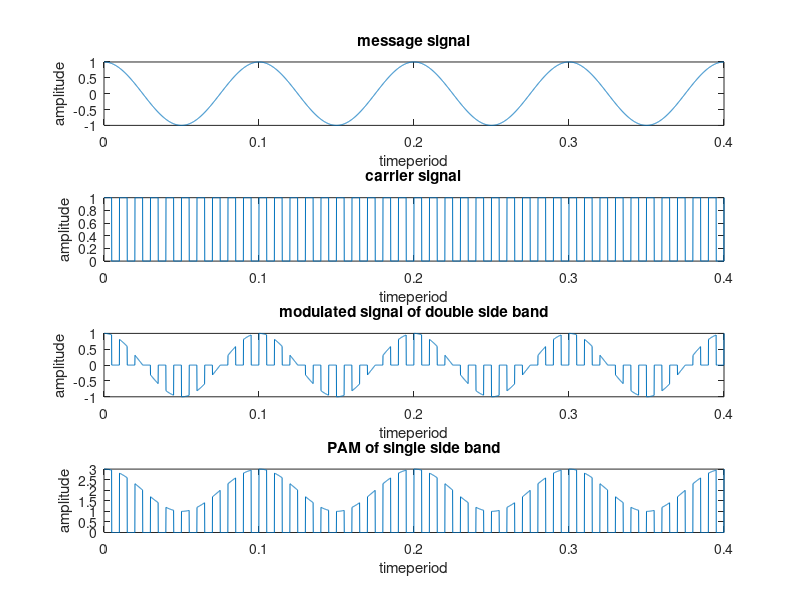

Source code (MATLAB):
clc;
clear all;
close all;
fc=100;
fm=fc/10;
fs=100*fc;
t=0:1/fs:4/fm;
mt=cos(2*pi*fm*t);
ct=0.5*square(2*pi*fc*t)+0.5;
st=mt.*ct;
tt=[ ];
%single sided PAM
for i=1:length(st);
if st(i)==0;
tt=[tt,st(i)];
else
tt=[tt,st(i)+2];
end
end

figure(1)
subplot(4,1,1);
plot(t,mt);
title('message signal');
xlabel('timeperiod');
ylabel('amplitude');
subplot(4,1,2);
plot(t,ct);
title('carrier signal');
xlabel('timeperiod');
ylabel('amplitude');
subplot(4,1,3);
plot(t,st);
title('modulated signal of double side band');
xlabel('timeperiod');
ylabel('amplitude');
subplot(4,1,4);
plot(t,tt);
title('PAM of single side band');
xlabel('timeperiod');
ylabel('amplitude');